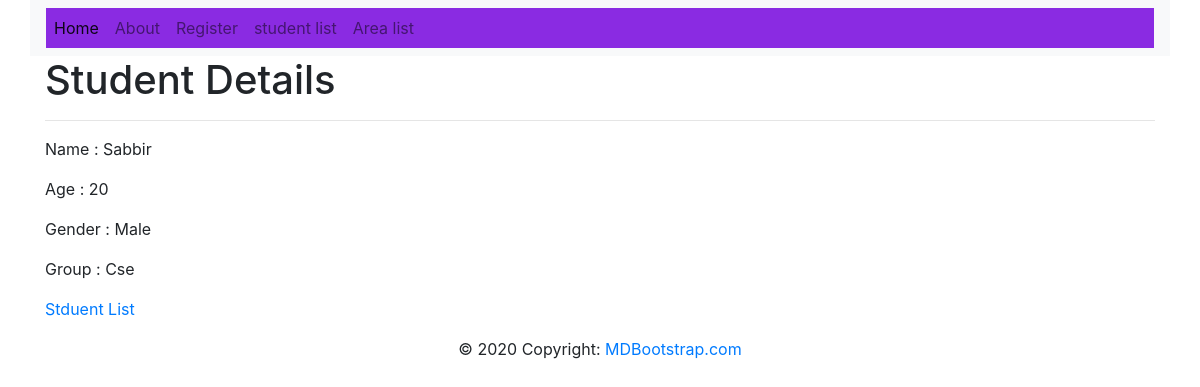
The page /student/detail/1 on the database its author committed.
### student/models.py (models this page shows, shortened)
class StudentList(models.Model):
    name = models.CharField(max_length=30)
    roll = models.IntegerField()
    gender = models.CharField(max_length=20)
    age = models.IntegerField()
    group = models.CharField(max_length=30)

### student/views.py (the view)
# urls.py: path('/detail/<int:roll>', Detail, name='student-detail')
def Detail(request, roll):
    student = StudentList.objects.get(id=roll)
    context = {
        'std' : student
    }
    return render(request, 'student-detail.html', context)

### templates/student-detail.html
{% extends 'base.html' %}
{% block content %}
<div class="container">
    <h1>Student Details</h1>
    <hr>
    <p>Name : {{ std.name }}</p>
    <p>Age : {{ std.age }}</p>
    <p>Gender : {{ std.gender }} </p>
    <p>Group : {{ std.group }}</p>
    <a href="{% url 'student-list' %}">Stduent List</a>
  </div>
{% endblock %}

### rows shown on the page
StudentList: name "Sabbir", age "20", gender "Male", group "Cse"
